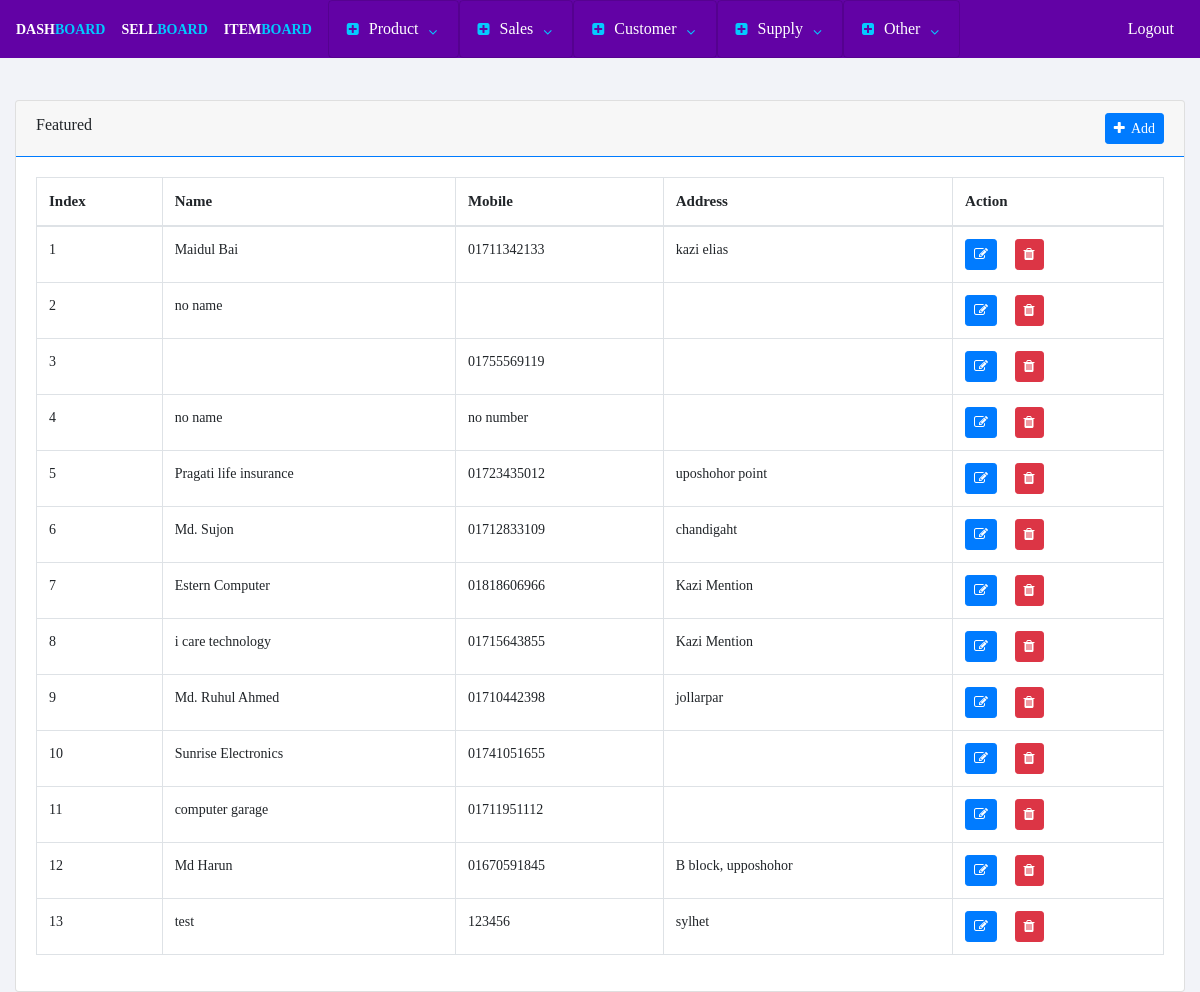
The app's page /index.php/customer with its own data.
### tables this page shows
CREATE TABLE `customer` (
  `id` int(11) NOT NULL,
  `name` varchar(50) NOT NULL,
  `mobile` varchar(50) NOT NULL,
  `address` text NOT NULL
);

### application/controllers/Customer.php (called while the page is built, shortened)
<?php
class  Customer extends CI_Controller {
    public function __construct()
    {
		$this->load->model('CustomerModel', 'custom');
	}
	public function index()
	{
		$data['header']=$this->load->view('common/header','',true);
		$data['footer']=$this->load->view('common/footer','',true);
		$data['customer']=$this->custom->displayCustomder();
		$this->load->view('customer/addcustomer.php',$data);
	}
    }

### index.php (called while the page is built, shortened)
<?php
require_once BASEPATH.'core/CodeIgniter.php';

### application/models/CustomerModel.php (called while the page is built, shortened)
<?php
class CustomerModel extends CI_Model{
function displayCustomder(){
    $this->db->select('*');
    $this->db->from('customer');
    $query = $this->db->get();
	return $query->result();
}
}

### application/views/customer/addcustomer.php (the view, shortened to what this page needs)
<?php echo $header;?>
	<div class="container-fluid">
		<div class="row">
			<div class="col-lg-12">
				<div class="card ">
					<div class="card-header border-primary">
						<span>Featured</span>
						<button type="button" class="btn btn-primary pull-right btn-sm" data-toggle="modal" data-target="#myModal">
  							<i class="fa fa-plus" aria-hidden="true"></i>&nbsp Add
						</button>
					</div>
					<div class="card-body ">
						<table class="table table-bordered">
							<thead>
								<tr>
								<th scope="col">Index</th>
								<th scope="col">Name</th>
                                <th scope="col">Mobile</th>
                                <th scope="col">Address</th>
								<th scope="col">Action</th>
								</tr>
							</thead>
							<tbody>
                                <?php
                                $i=1;
								foreach($customer as $customers){
                                    $id=$customers->id;
                                    $name=$customers->name;
                                    $mobile=$customers->mobile;
                                    $address=$customers->address
								?>
								<tr>
									<td><?php echo $i++;?></td>
                                    <td><?php echo $name;?></td>
                                    <td><?php echo $mobile;?></td>
                                    <td><?php echo $address;?></td>
									<td><button class="btn  btn-primary btn-sm" data-toggle="modal" data-target="#UpdateCustomer<?php echo $id;?>"><i class="fa fa-edit" aria-hidden="true"></i></button>
									&nbsp &nbsp <a href="<?php echo base_url('customer/deleteCustomer/'.$id);?>"><button class="btn  btn-sm btn-danger del"><i class="fa fa-trash" aria-hidden="true"></i></button></a></td>
								</tr>
								<?php } ?>
							</tbody>
						</table>
					</div>
				</div>
			</div>
		</div>
	</div>
<?php echo $footer;?>

### application/views/common/header.php (shortened to what this page needs)
<!doctype html>
<html class="no-js" lang="en">
    <head>
        <link rel="stylesheet" href="<?php echo base_url();?>template/assets/css/bootstrap.min.css">
        <link rel="stylesheet" type="text/css" href="<?php echo base_url(); ?>template/assets/css/datatables.min.css">
        <link rel="stylesheet" href="<?php echo base_url();?>template/assets/css/font-awesome.min.css">
        <link rel="stylesheet" href="<?php echo base_url();?>template/assets/css/style.css">
        <link rel="stylesheet" href="<?php echo base_url();?>template/assets/css/responsive.css">
    </head>
    <body id="body">
        <header>
            <nav class="navbar navbar-expand-lg fixed-top navbar-light bg-light">
                <a class="navbar-brand brand-name" href="<?php echo base_url('dashboard');?>">
                    Dash<span>board</span>
                </a>
                 <a class="navbar-brand brand-name" href="<?php echo base_url('sell');?>">
                    Sell<span>board</span>
                </a>
                 <a class="navbar-brand brand-name" href="<?php echo base_url('products/item');?>">
                    Item<span>board</span>
                </a>
                <div class="navbar-collapse" id="navbarNavDropdown">
                    <div class="collapse navbar-collapse header-responsive-right-menu" id="LeftMenu">
                        <ul id="accordion2" class="navbar-nav header-left-menu navbar-nav-menu">
                            <li class="card nav-item dropdown dropdown-link-hover">
                                <a class="card-link nav-link dropdown-nav-link data-toggle-target" href="#dropdownOne" >
                                    <i class="fa fa-plus-square nav-link-left-icon"></i><span class="nav-link-title">Product</span><i class="fa fa-angle-down nav-link-right-icon"></i>
                                </a>
                            </li>
                            <li class="card nav-item dropdown dropdown-link-hover">
                                <a class="card-link nav-link dropdown-nav-link data-toggle-target" href="#dropdownTow" >
                                    <i class="fa fa-plus-square nav-link-left-icon"></i><span class="nav-link-title">Sales</span><i class="fa fa-angle-down nav-link-right-icon"></i>
                                </a>
                            </li>
                            <li class="card nav-item dropdown dropdown-link-hover">
                                <a class="card-link nav-link dropdown-nav-link data-toggle-target" href="#customer" >
                                    <i class="fa fa-plus-square nav-link-left-icon"></i><span class="nav-link-title">Customer</span><i class="fa fa-angle-down nav-link-right-icon"></i>
                                </a>
                            </li>
                                                      <li class="card nav-item dropdown dropdown-link-hover">
                                <a class="card-link nav-link dropdown-nav-link data-toggle-target" href="#supply" >
                                    <i class="fa fa-plus-square nav-link-left-icon"></i><span class="nav-link-title">Supply</span><i class="fa fa-angle-down nav-link-right-icon"></i>
                                </a>
                            </li>
                            <li class="card nav-item dropdown dropdown-link-hover">
                                <a class="card-link nav-link dropdown-nav-link data-toggle-target" href="#dropdownThree" >
                                    <i class="fa fa-plus-square nav-link-left-icon"></i><span class="nav-link-title">Other</span><i class="fa fa-angle-down nav-link-right-icon"></i>
                                </a>
                            </li>
                        </ul>
                    </div>
                     <div class="navbar-collapse" id="rightMenu">
                        <ul class="nav justify-content-end right-dropdown-nav">
                            <li class="nav-item dropdown dropdown-link-hover">
                                <a class="nav-link" style="color:#fff;" href="<?php echo base_url('login/logout');?>" >
                                Logout
                                </a>
                            </li>
                        </ul>
                    </div>
                </div>
            </nav>
        </header>
        <div class="content">
            <div class="content-body">

### application/views/common/footer.php (shortened to what this page needs)
            </div>
		</div>
    </body>
</html>

### template/assets/css/style.css (style rules this page uses)
html, body { height: 100%; }
body { background:#F2F3F8; font-family: raleway; font-size: 16px ; }
ul { margin: 0; padding: 0; }
ul li { list-style: none; }
thead tr th { font-size: 15px !important; }
tbody tr td { font-size: 14px; }
.navbar { background:#6202A5 !important; padding-top:0px; padding-bottom:0px; }
.right-dropdown-nav { width:100%; }
.brand-name { font-size: 14px; text-transform: uppercase; color: #fff !important; font-weight: 600; }
.brand-name span { color: #00caff; }
.navbar-nav-menu li { margin-left:10px; }
.dropdown-nav-link { padding: 16px 0px; margin-left: 10px; }
.dropdown-nav-link .nav-link-left-icon { font-size: 14px; color: #05caff; margin-right: 10px; }
.dropdown-nav-link .nav-link-title { font-size: 16px; text-transform: capitalize; color: #fff; margin-right: 10px; }
.dropdown-nav-link .nav-link-right-icon { font-size: 14px; color: #05caff; float: right; margin-right: 10px; margin-top: 8px; }
.nav-item { margin-left:0px !important; }
.nav-link { padding-right: 10px !important }
.dropdown-link-hover { background:transparent; }
.content { margin-top: 100px; }

### records on screen
customer: name "Maidul Bai", mobile "01711342133", address "kazi elias"
customer: name "no name"
customer: mobile "01755569119"
customer: name "no name", mobile "no number"
customer: name "Pragati life insurance", mobile "01723435012", address "uposhohor point"
customer: name "Md. Sujon", mobile "01712833109", address "chandigaht"
customer: name "Estern Computer", mobile "01818606966", address "Kazi Mention"
customer: name "i care technology", mobile "01715643855", address "Kazi Mention"
customer: name "Md. Ruhul Ahmed", mobile "01710442398", address "jollarpar"
customer: name "Sunrise Electronics", mobile "01741051655"
customer: name "computer garage", mobile "01711951112"
customer: name "Md Harun", mobile "01670591845", address "B block, upposhohor"
customer: name "test", mobile "123456", address "sylhet"
